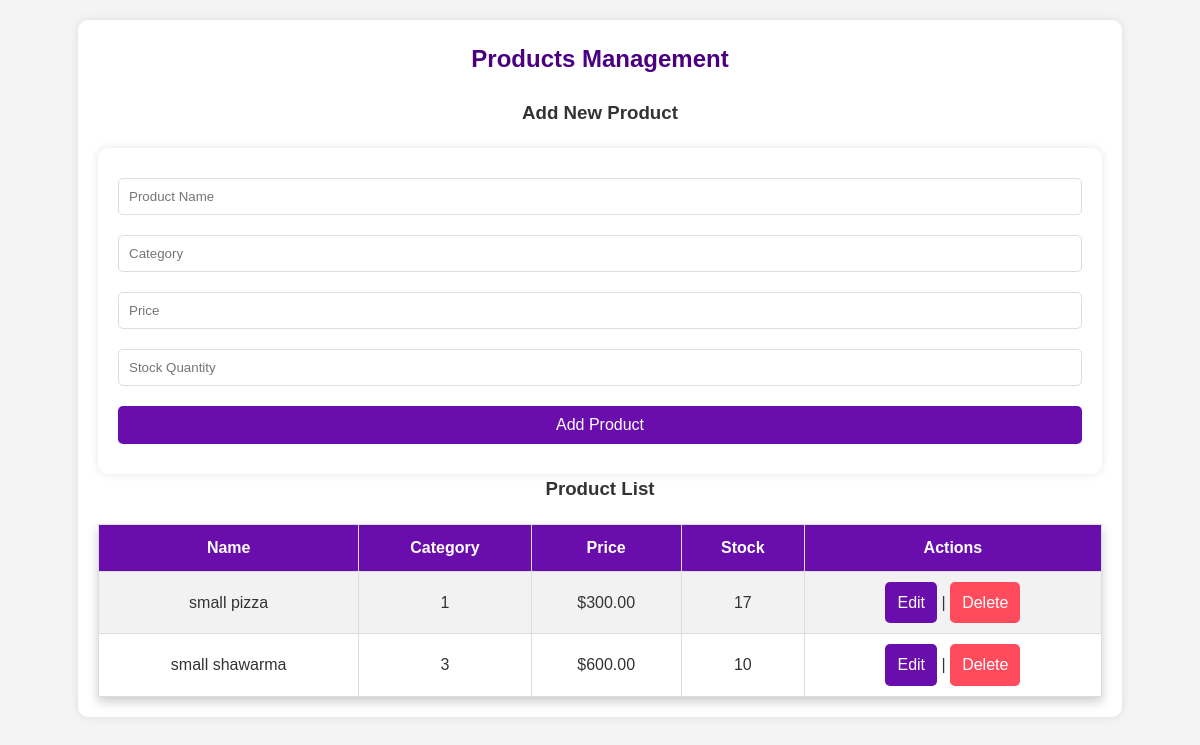
The page /products.php (signed in) on the database its author committed.
### tables this page shows
CREATE TABLE `products` (
  `products_id` int(11) NOT NULL,
  `name` varchar(255) DEFAULT NULL,
  `price` decimal(10,2) DEFAULT NULL,
  `stock` int(11) DEFAULT NULL,
  `created_at` timestamp NOT NULL DEFAULT current_timestamp(),
  `category_id` int(11) NOT NULL
);

### products.php (the view, shortened to what this page needs)
<?php
include('db_connection.php');
$products = mysqli_query($conn, "SELECT * FROM products");
?>
<!DOCTYPE html>
<html lang="en">
<head>
    <link rel="stylesheet" href="style.css">
</head>
<body>
<div class="container">
    <h2>Products Management</h2>
    <h3>Add New Product</h3>
    <form method="POST">
        <input type="text" name="name" placeholder="Product Name" required>
        <input type="text" name="category" placeholder="Category" required>
        <input type="number" step="0.01" name="price" placeholder="Price" required>
        <input type="number" name="stock" placeholder="Stock Quantity" required>
        <button type="submit" name="add_product">Add Product</button>
    </form>
    <h3>Product List</h3>
    <table>
        <tr>
            <th>Name</th>
            <th>Category</th>
            <th>Price</th>
            <th>Stock</th>
            <th>Actions</th>
        </tr>
        <?php while ($product = mysqli_fetch_assoc($products)) { ?>
            <tr>
                <td><?= htmlspecialchars($product['name']) ?></td>
                <td><?= htmlspecialchars($product['category_id']) ?></td>
                <td>$<?= number_format($product['price'], 2) ?></td>
                <td><?= $product['stock'] ?></td>
                <td>
                    <a href="edit_product.php?id=<?= $product['products_id'] ?>">Edit</a> |
                    <a href="delete_product.php?id=<?= $product['products_id'] ?>" class="btn-danger" onclick="return confirm('Are you sure?')">Delete</a>
                </td>
            </tr>
        <?php } ?>
    </table>
</div>
</body>
</html>

### style.css (style rules this page uses)
* { margin: 0; padding: 0; box-sizing: border-box; font-family: 'Arial', sans-serif; }
body { background-color: #f4f4f4; color: #333; line-height: 1.6; text-align: center; padding: 20px; }
h2 { color: #4B0082; margin-bottom: 20px; }
.container { width: 90%; max-width: 1100px; margin: auto; padding: 20px; background: white; border-radius: 10px; box-shadow: 0px 0px 10px rgba(0, 0, 0, 0.1); }
table { width: 100%; border-collapse: collapse; margin-top: 20px; background: white; box-shadow: 0px 5px 10px rgba(0, 0, 0, 0.2); }
th, td { padding: 10px; border: 1px solid #ddd; text-align: center; }
th { background: #6A0DAD; color: white; }
tr:nth-child(even) { background: #f2f2f2; }
a { text-decoration: none; color: white; padding: 8px 12px; background: #6A0DAD; border-radius: 5px; display: inline-block; }
.btn-danger { background: #ff4b5c; }
form { margin-top: 20px; background: white; padding: 20px; border-radius: 10px; box-shadow: 0px 0px 10px rgba(0, 0, 0, 0.1); }
input, button { width: 100%; padding: 10px; margin: 10px 0; border-radius: 5px; border: 1px solid #ddd; }
button { background: #6A0DAD; color: white; border: none; cursor: pointer; font-size: 16px; }

### rows shown on the page
products: name "small pizza", category "1", price "300.00", stock "17"
products: name "small shawarma", category "3", price "600.00", stock "10"
